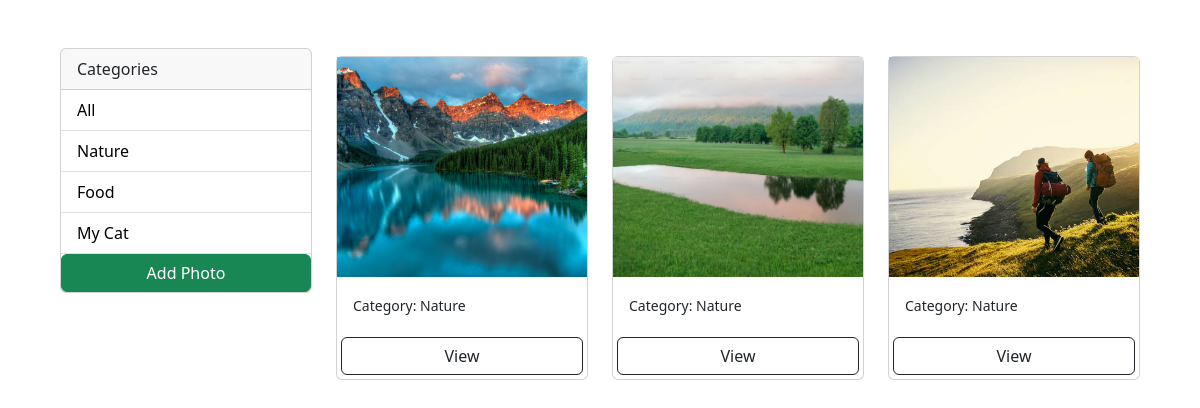
Screenshot of /?category=Nature with the database file from the repository.
### photos/models.py (models this page shows, shortened)
class Category(models.Model):
    name=models.CharField(max_length=100, null=False, blank=False)

class Photo(models.Model):
    category = models.ForeignKey(
        Category, on_delete=models.SET_NULL, null=True, blank=True)
    image = models.ImageField(null=False, blank=False)
    description = models.TextField()

### photos/views.py (the view)
# urls.py: path('', views.gallery, name='gallery'),
def gallery(request):
    category = request.GET.get('category')
    if category == None:
        photos=Photo.objects.all()
    else:
        photos=Photo.objects.filter(category__name=category)
    categories=Category.objects.all()
    context = {'categories': categories, 'photos': photos}
    return render(request,'photos/gallery.html',context)

### photos/templates/photos/gallery.html (shortened to what this page needs)
<!DOCTYPE html>
<html lang="en">
<head>
    <link href="https://cdn.jsdelivr.net/npm/bootstrap@5.3.3/dist/css/bootstrap.min.css" rel="stylesheet"
>
</head>
<body class="m-5">
    <div class="container">
        <div class="row">
            <div class="col-md-3">
                <div class="card">
                    <div class="card-header">
                      Categories
                    </div>
                    <ul class="list-group list-group-flush">
                      <li class="list-group-item">
                        <a href="{% url 'gallery' %}">All</a>
                      </li>
                        {% for category in categories %}
                        <li class="list-group-item">
                          <a href="{% url 'gallery' %}?category={{category.name}}">
                            {{category.name}}
                          </a>
                        </li>
                        {% endfor %}
                      <a href="{% url 'add' %}" class="btn btn-success btn-block bt-sm m1">Add Photo</a>
                    </ul>
                  </div>
            </div>
            <div class="col-md-9">
                <div class="row">
                    {% for photo in photos %}
                    <div class="col-md-4">
                        <div class="card my-2">
                        <img class="image-thumbail" src="{{photo.image.url}}" alt="Card image cap">
                        <div class="card-body">
                          <small>Category: {{photo.category.name}}</small>
                        </div>
                        <a href="{% url 'photo' photo.id %}" class="btn btn-outline-dark bt-sm m-1">View</a>
                      </div>
                    </div>
                    {% empty %}
                    <h3>No Photos...</h3>
                    {% endfor %}
                </div>
            </div>
        </div>
    </div>
</body>
</html>

### photos/templates/photos/gallery.html (style rules this page uses)
.image-thumbail { height: 220px; object-fit: cover; }
.list-group-item a { text-decoration: none; color: black; }

### rows the page displays
Category: name "Nature"
Category: name "Food"
Category: name "My Cat"
Photo: image (picture), category.name "Nature"
Photo: image (picture), category.name "Nature"
Photo: image (picture), category.name "Nature"
